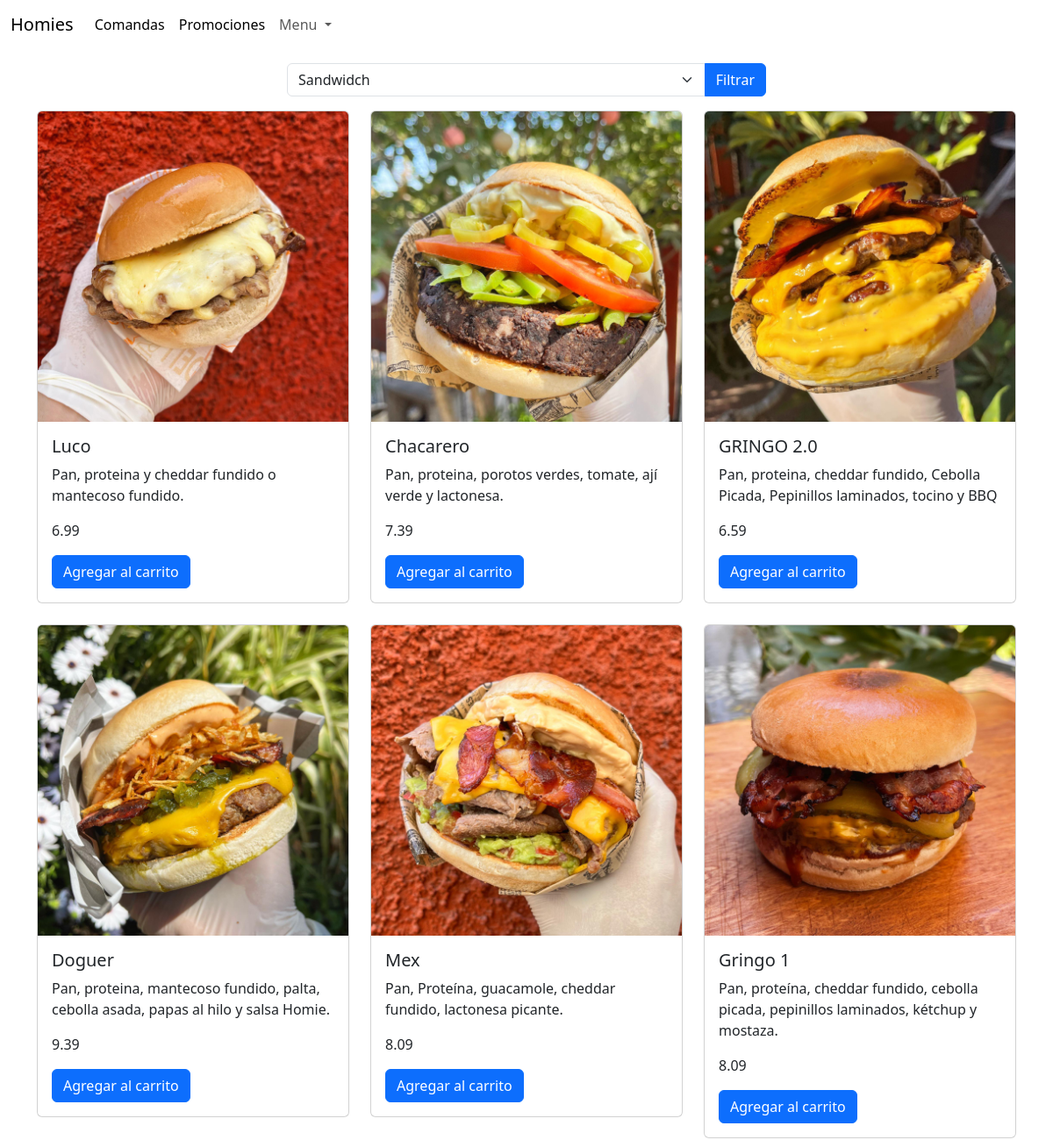
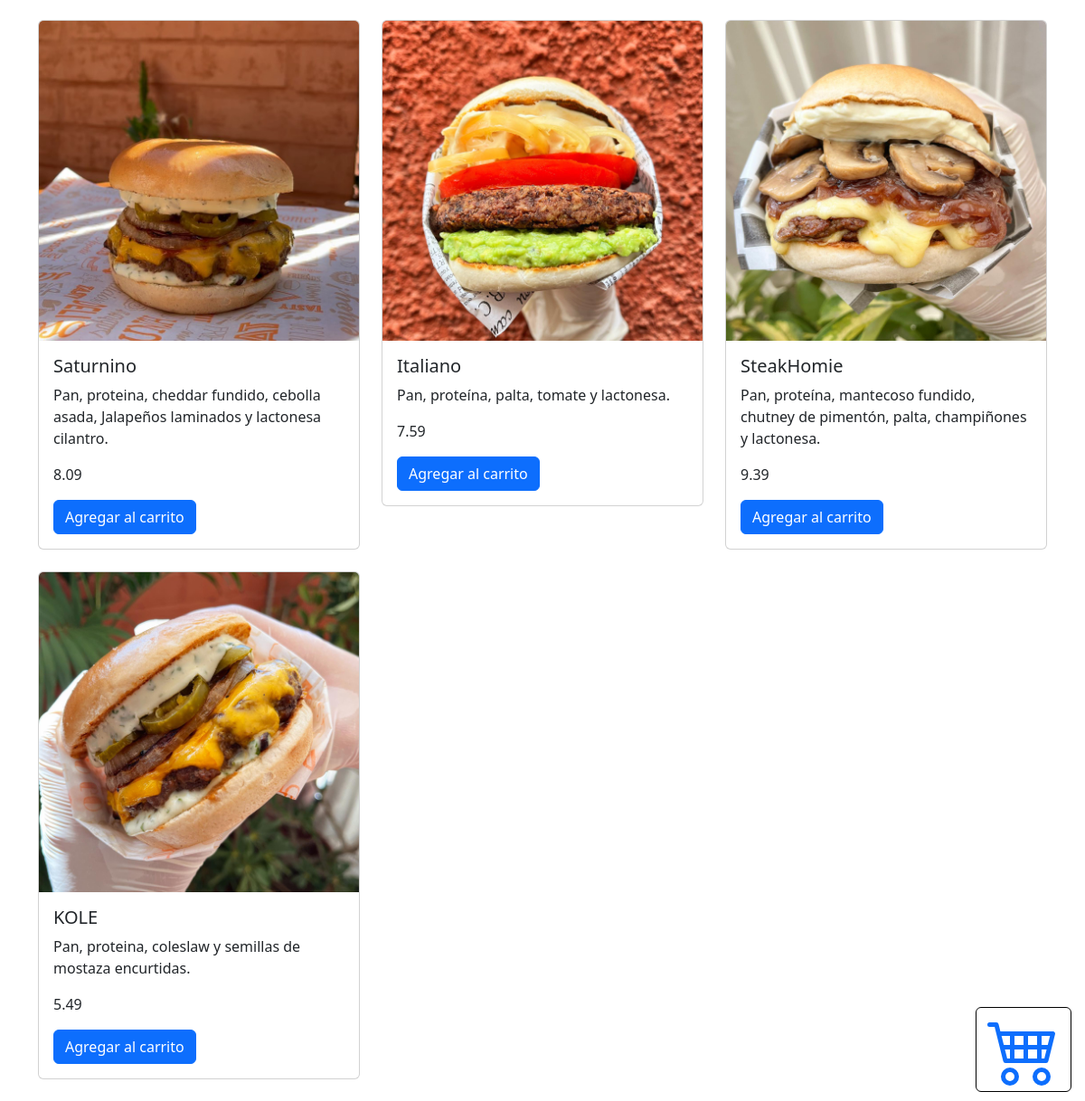
/listar_productos?categoria_id=1, run on an earlier commit of the app's database (2 pictures, top to bottom).
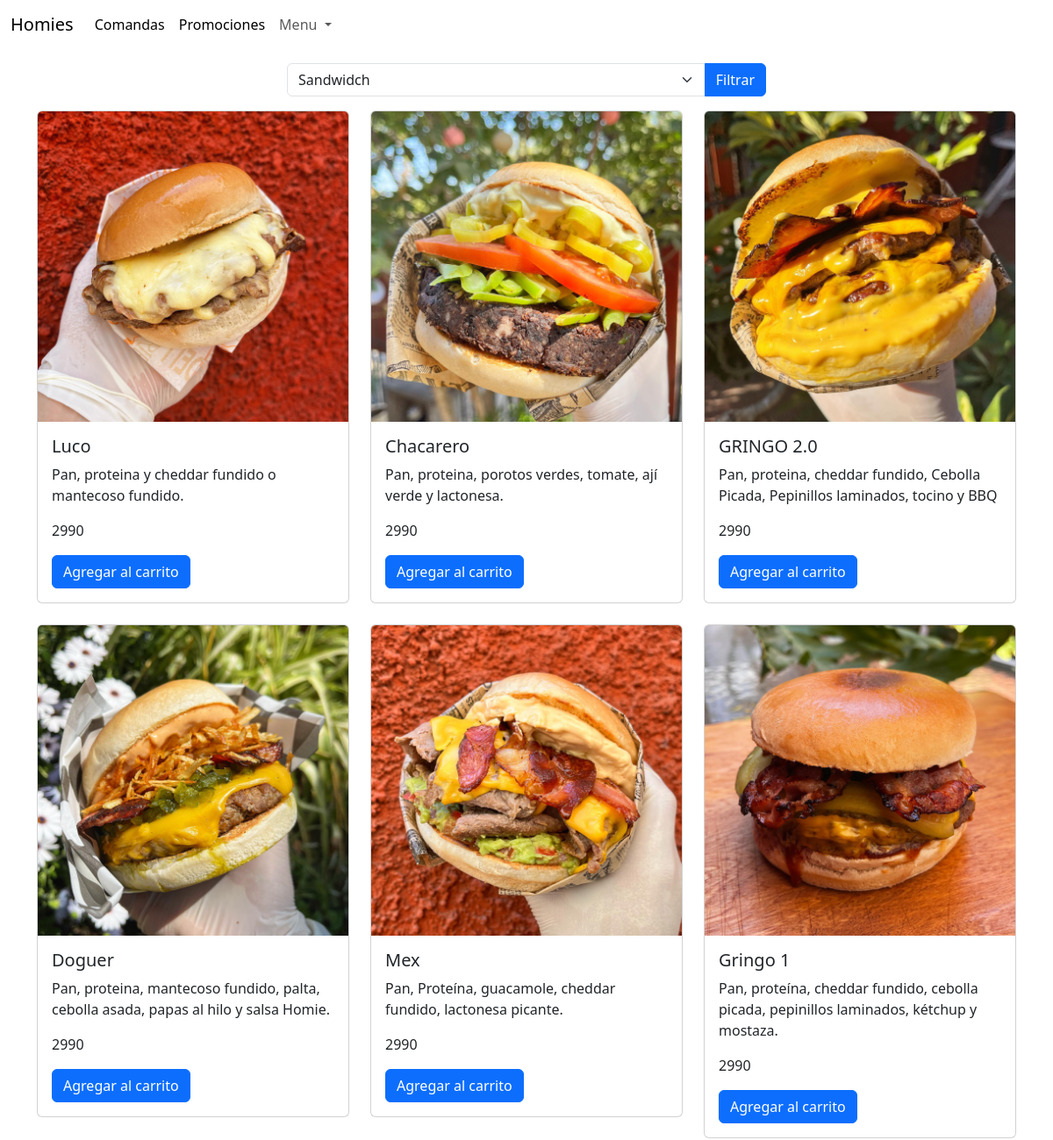
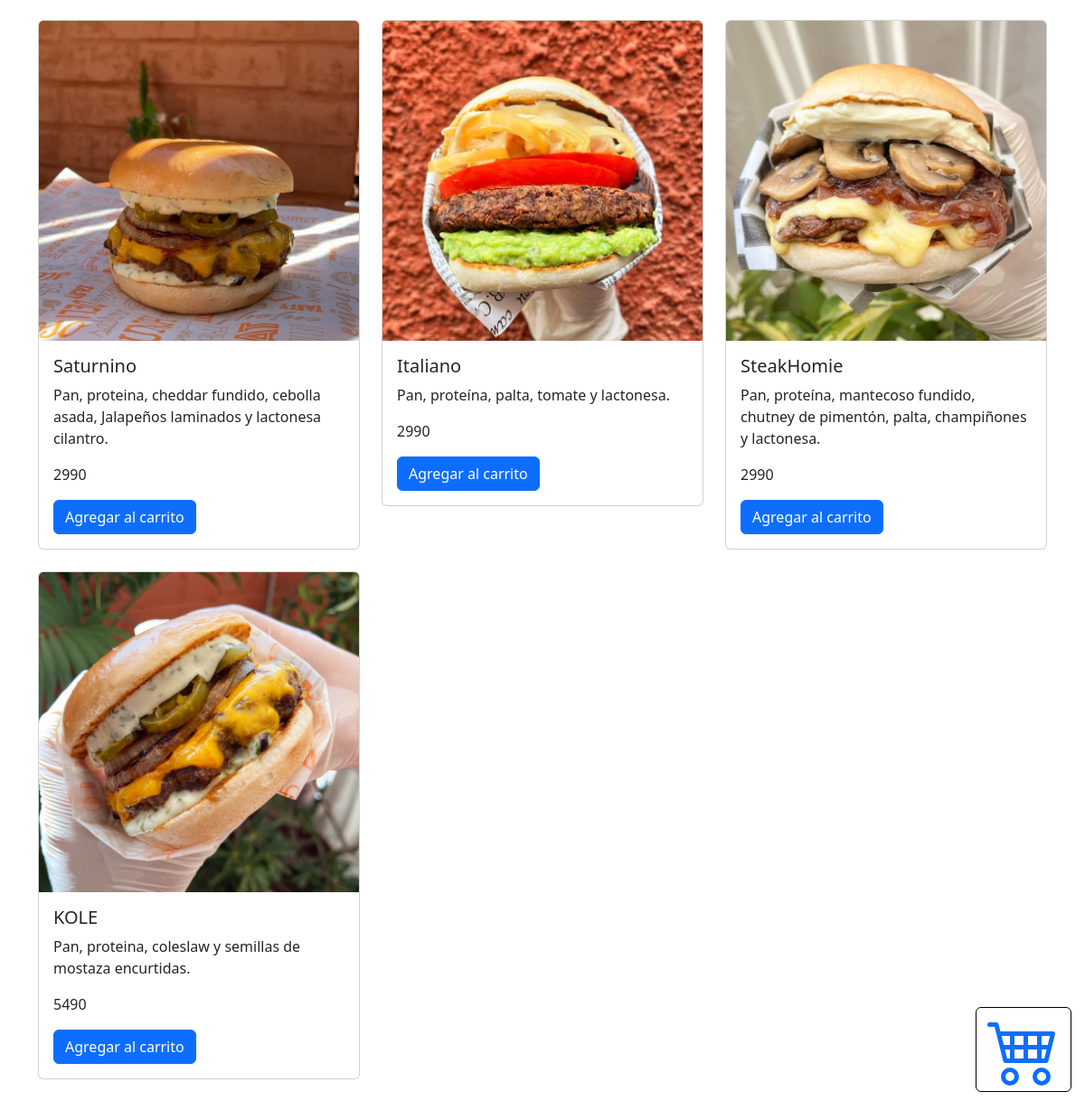
And on a later commit of the database (2 pictures, top to bottom).
### app/models.py (models this page shows, shortened)
class Producto(models.Model):
    nombre = models.CharField(max_length=200)
    descripcion = models.TextField()
    precio = models.IntegerField()
    stock = models.IntegerField()
    fecha_creacion = models.DateTimeField(auto_now_add=True)
    categoria = models.ForeignKey(Categoria, on_delete=models.CASCADE)
    imagen = models.ImageField(upload_to="productos", null=True)
    cantidad = models.IntegerField(default=0)
    comentario = models.CharField(max_length=100,default="")
    SIMPLE = 'Simple'
    DOBLE = 'Doble'
    OPCIONES_HAMBURGUESA = [
        (SIMPLE, 'Hamburguesa Simple'),
        (DOBLE, 'Hamburguesa Doble'),
    ]
    tipo_hamburguesa = models.CharField(
        max_length=10,
        choices=OPCIONES_HAMBURGUESA,
        default=SIMPLE,
    )

### app/views.py (the view)
# urls.py: path('listar_productos', listar_productos, name='listar_productos'),
def listar_productos(request,categoria_id=None):
    categorias = Categoria.objects.all()  # Asegúrate de importar la clase Categoria
    if request.method == 'POST':
        form = ProductoForm(request.POST)
        if form.is_valid():
            form.save()
            return redirect('home')  # Redirige a la misma página después de agregar un producto
    else:
        form = ProductoForm()
    if 'categoria_id' in request.GET:
        categoria_id = request.GET['categoria_id']
        productos = Producto.objects.filter(categoria__id=categoria_id)
    else:
        productos = Producto.objects.all()
    context = {'productos': productos, 'form': form, 'categorias': categorias}
    return render(request, 'app/listar_productos.html', context)

### app/forms.py
class ProductoForm(forms.ModelForm):
    class Meta:
        model = Producto
        fields = ['nombre', 'cantidad', 'precio', 'comentario', 'tipo_hamburguesa']

### app/templates/app/listar_productos.html (shortened to what this page needs)
{% extends 'app/base.html' %}
{% block content %}
</div>
<div class="container">
  <div class="row justify-content-center">
    <div class="col-md-6">
      <form class="mb-3" method="get" action="{% url 'listar_productos' %}">
        <div class="input-group">
          <select class="form-select" name="categoria_id" id="categoria">
            {% for categoria in categorias %}
            <option value="{{ categoria.id }}">{{ categoria.nombre }}</option>
            {% endfor %}
          </select>
          <button type="submit" class="btn btn-primary">Filtrar</button>
        </div>
      </form>
    </div>
  </div>
</div>
<button type="button" class="btn btn-link"
  style="position: fixed; bottom: 10px; right: 15px;z-index: 1000; border-color:black; background-color: white;"
  onclick="openModal()">
</button>
<div class="container">
  <div class="row">
    {% for producto in productos %}
    <div class="col-lg-4 col-md-6 col-sm-12 mb-4">
      <div class="card">
        <img src="{{ producto.imagen.url }}" class="card-img-top custom-image" alt="{{ producto.nombre }}">
        <div class="card-body">
          <h5 class="card-title">{{ producto.nombre }}</h5>
          <p class="card-text">{{ producto.descripcion }}</p>
          <p class="card-text">{{ producto.precio }}</p>
          <button class="btn btn-primary"
            onclick="Agregar('{{ producto.id }}','{{ producto.nombre }}','{{ producto.precio }}','{{ producto.imagen.url }}')">Agregar
            al carrito</button>
        </div>
      </div>
    </div>
    {% endfor %}
  </div>
</div>
{% endblock %}

### app/templates/app/base.html (shortened to what this page needs)
{% load bootstrap5 %}
{% bootstrap_css %}
<link rel="stylesheet" href="https://cdn.jsdelivr.net/npm/sweetalert2@10.16.5/dist/sweetalert2.min.css">
<div>
  <nav class="navbar navbar-expand-lg navbar-light bg-custom "
    style="position: fixed; z-index: 1000; width: 100%; background-color: white; ">
    <div class="container-fluid">
      <a class="navbar-brand" href="{% url 'home' %}">Homies</a>
      <div class="collapse navbar-collapse" id="navbarSupportedContent">
        <ul class="navbar-nav me-auto mb-2 mb-lg-0">
          <li class="nav-item">
            <a class="nav-link active" aria-current="page" href="{% url 'pedido' %}">Comandas</a>
          </li>
          <li class="nav-item">
            <a class="nav-link active" aria-current="page" href="{% url 'promociones' %}">Promociones</a>
          </li>
          <li class="nav-item dropdown">
            <a class="nav-link dropdown-toggle" href="#" id="navbarDropdown" role="button" data-bs-toggle="dropdown"
              aria-expanded="false">
              Menu
            </a>
          </li>
        </ul>
      </div>
    </div>
  </nav>
  <br>
  <br>
  <br>
  {% block content %}{% endblock %}

What changed in the data, as far as the page shows it:
changed Producto "Luco": precio "6.99" → "2990"
changed Producto "Chacarero": precio "7.39" → "2990"
changed Producto "GRINGO 2.0": precio "6.59" → "2990"
changed Producto "Doguer": precio "9.39" → "2990"
changed Producto "Mex": precio "8.09" → "2990"
changed Producto "Gringo 1": precio "8.09" → "2990"
changed Producto "Saturnino": precio "8.09" → "2990"
changed Producto "Italiano": precio "7.59" → "2990"
changed Producto "SteakHomie": precio "9.39" → "2990"
changed Producto "KOLE": precio "5.49" → "5490"
